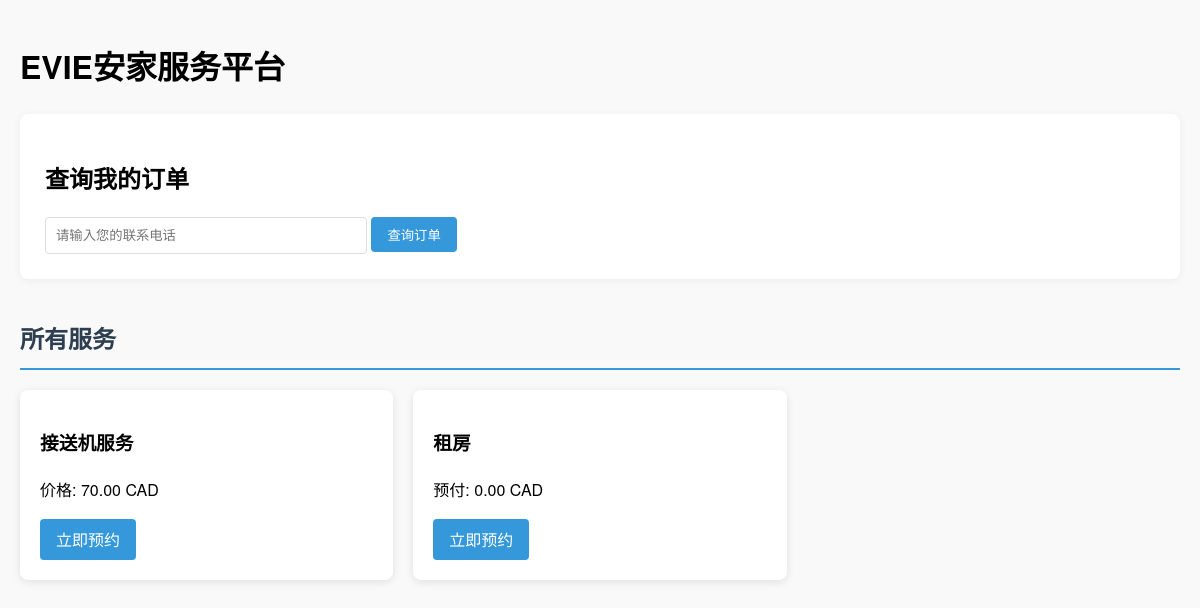
Before: / with the older database file.
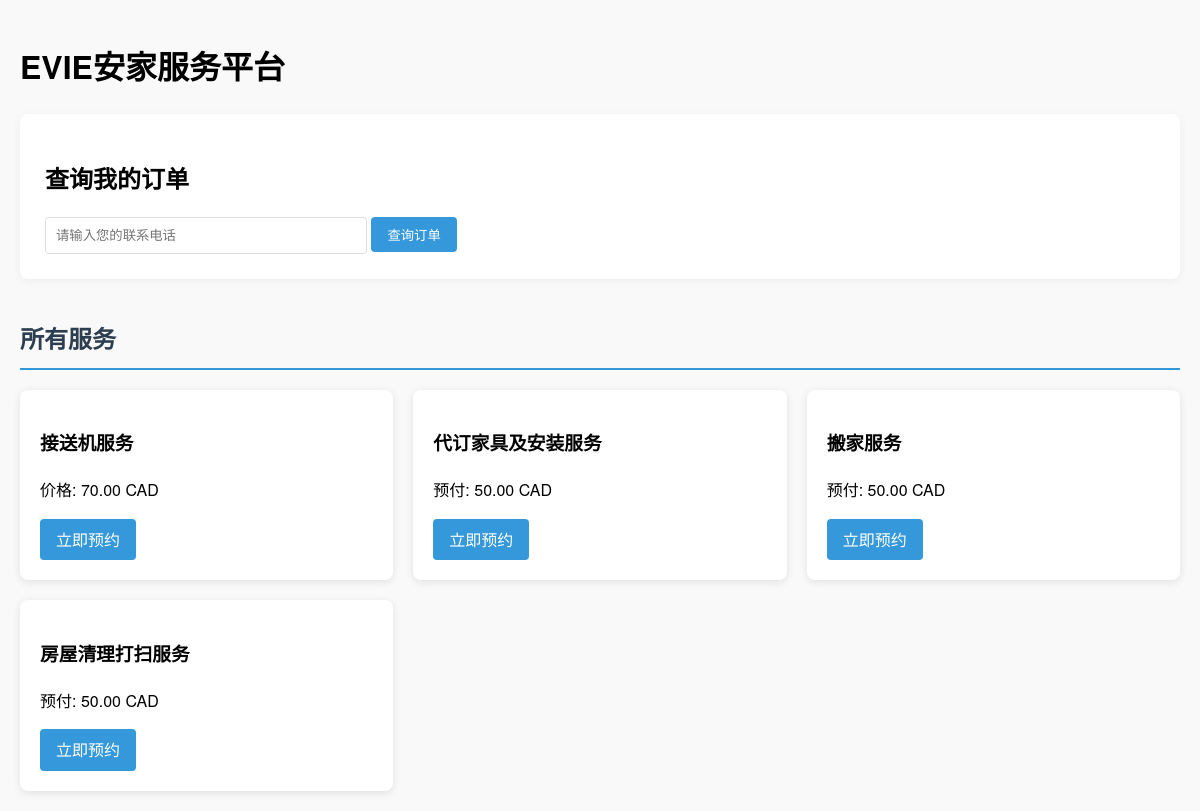
After: the same page with the newer database file.
### service_app/models.py (models this page shows, shortened)
class ServiceCategory(models.Model):
    name = models.CharField(max_length=100)
    description = models.TextField()
    steps = models.TextField()
    notes = models.TextField(blank=True)
    fixed_price = models.DecimalField(max_digits=10, decimal_places=2, null=True, blank=True)
    prepay_amount = models.DecimalField(max_digits=10, decimal_places=2, null=True, blank=True)
    currency = models.CharField(max_length=3, choices=[('RMB', '人民币'), ('CAD', '加元')], default='CAD')
    provider_name = models.CharField(max_length=100)
    provider_contact = models.CharField(max_length=100)
    provider_email = models.EmailField(blank=True)
    provider_wechat = models.CharField(max_length=50, blank=True)
    provider_phone = models.CharField(max_length=20, blank=True)

### service_app/views.py (the view)
# urls.py: path('', views.service_list, name='service_list'),
def service_list(request):
    services = ServiceCategory.objects.all()
    user_orders = []
    submitted_phone = ''
    if request.method == 'POST' and 'contact_phone' in request.POST:
        submitted_phone = request.POST.get('contact_phone', '').strip()
        user_orders = Order.objects.filter(contact_phone=submitted_phone).order_by('-created_at')
        response = render(request, 'service_app/service_list.html', {
            'services': services,
            'user_orders': user_orders,
            'submitted_phone': submitted_phone
        })
        response.set_cookie('contact_phone', submitted_phone, max_age=30*24*60*60)
        return response
    else:
        submitted_phone = request.COOKIES.get('contact_phone', '')
        if submitted_phone:
            user_orders = Order.objects.filter(contact_phone=submitted_phone).order_by('-created_at')
    return render(request, 'service_app/service_list.html', {
        'services': services,
        'user_orders': user_orders,
        'submitted_phone': submitted_phone
    })

### service_app/templates/service_app/service_list.html (shortened to what this page needs)
<!DOCTYPE html>
<html>
<head>
</head>
<body>
    <div class="container">
        <h1>EVIE安家服务平台</h1>
        <div class="order-lookup">
            <h2>查询我的订单</h2>
            <form method="post">
                <input type="text" name="contact_phone"
                       placeholder="请输入您的联系电话"
                       value="{{ submitted_phone }}"
                       required
                       style="padding: 10px; width: 300px; max-width: 100%; border: 1px solid #ddd; border-radius: 4px;">
                <button type="submit" class="btn">查询订单</button>
            </form>
        </div>
        <h2 class="section-title">所有服务</h2>
        <div class="service-grid">
            {% for service in services %}
            <div class="service-card">
                <h3>{{ service.name }}</h3>
                <p>{% if service.fixed_price %}
                    价格: {{ service.fixed_price }} {{ service.currency }}
                    {% else %}
                    预付: {{ service.prepay_amount }} {{ service.currency }}
                    {% endif %}
                </p>
                <a href="{% url 'user_service' service.id %}" class="btn">立即预约</a>
            </div>
            {% endfor %}
        </div>
    </div>
</body>
</html>

### service_app/templates/service_app/service_list.html (style rules this page uses)
body { font-family: 'Helvetica Neue', Arial, sans-serif; margin: 0; padding: 20px; background-color: #f9f9f9; line-height: 1.6; }
.container { max-width: 1200px; margin: 0 auto; }
.order-lookup { background: white; padding: 25px; border-radius: 8px; box-shadow: 0 2px 10px rgba(0,0,0,0.05); margin-bottom: 30px; }
.section-title { color: #2c3e50; border-bottom: 2px solid #3498db; padding-bottom: 10px; margin-top: 40px; }
.order-grid, .service-grid { display: grid; grid-template-columns: repeat(auto-fill, minmax(280px, 1fr)); gap: 20px; margin-top: 20px; }
.order-card, .service-card { background: white; border-radius: 8px; padding: 20px; box-shadow: 0 2px 8px rgba(0,0,0,0.1); transition: transform 0.3s ease; }
.btn { display: inline-block; padding: 8px 16px; background: #3498db; color: white; text-decoration: none; border-radius: 4px; border: none; cursor: pointer; transition: background 0.3s; }

Changed rows visible on the page:
removed ServiceCategory: name "租房", prepay_amount "0.00", currency "CAD"
added ServiceCategory: name "代订家具及安装服务", prepay_amount "50.00", currency "CAD"
added ServiceCategory: name "搬家服务", prepay_amount "50.00", currency "CAD"
added ServiceCategory: name "房屋清理打扫服务", prepay_amount "50.00", currency "CAD"
